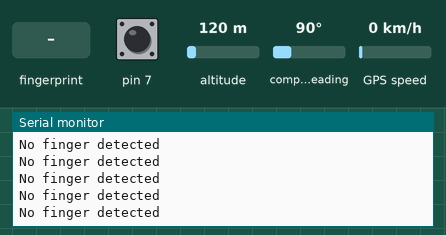
Bench run of a sketch on a simulated Arduino Uno, built with avr-gcc and run on an emulated ATmega328P. Shown: the last lines printed to the serial monitor. Inputs (shaded band) come from the test bench; at power-on: pin 7 HIGH, altitude 120 m, compass heading 90°, GPS speed 0 km/h. The GPS gets a fix after 3 s at 37.7749, -122.4194 with 8 satellites; the modem accepts every AT command (registered, SIM ready, sends succeed) and sends nothing else.

Above: at 1.3 s.
1.4 s: finger stored as number 1 placed on the sensor
At 2.7 s:
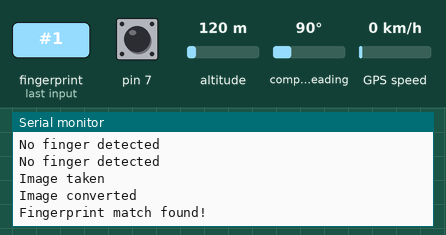
At 4.8 s:
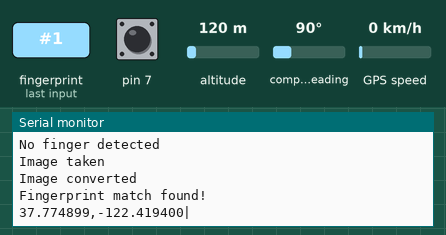

The sketch:

TRANSMITTER.ino
```cpp
#include <SoftwareSerial.h>
#include <AltSoftSerial.h>
#include <TinyGPSPlus.h>
#include <Adafruit_Fingerprint.h>

#define L_RX 4
#define L_TX 5
SoftwareSerial LoRaSerial(L_RX, L_TX); // RX, TX for LoRa

// Note: For AltSoftSerial, specific pins are used by the library:
// On many Arduino boards (Uno, Nano, Mega), it uses pins 8 (RX) and 9 (TX)
AltSoftSerial gpsSerial; // RX, TX for NEO6M GPS Module on pins 8 and 9

#define FINGERPRINT_RX 2
#define FINGERPRINT_TX 3
SoftwareSerial mySerial(FINGERPRINT_RX, FINGERPRINT_TX); // RX, TX for fingerprint sensor

TinyGPSPlus gps;
#define BAUDRATE 9600

Adafruit_Fingerprint finger = Adafruit_Fingerprint(&mySerial);
bool fingerprintMatched = false;

void setup() {
  Serial.begin(BAUDRATE); // USB Serial
  while (!Serial); // Wait for serial port to connect
  delay(100);

  LoRaSerial.begin(BAUDRATE); // LoRa Software Serial
  gpsSerial.begin(9600); // NEO6M GPS Module with AltSoftSerial
  mySerial.begin(57600); // Fingerprint Sensor Software Serial

  // Check if reset button is pressed on startup
  if (digitalRead(7) == LOW) {
    resetFingerprintSensor(); // Reset fingerprint sensor
  }

  if (finger.verifyPassword()) {
    Serial.println("Found fingerprint sensor!");
  } else {
    Serial.println("Did not find fingerprint sensor :(");
    while (1) { delay(1); } // Halt the program if the sensor is not found
  }
}

void loop() {
  // Check for fingerprint
  if (!fingerprintMatched) {
    getFingerprintID();
    delay(50); // Delay between fingerprint scans
  } else {
    // Read GPS data
    while (gpsSerial.available() > 0) {
      if (gps.encode(gpsSerial.read())) {
        displayInfo();
      }
    }

    if (millis() > 5000 && gps.charsProcessed() < 10) {
      Serial.println(F("No GPS detected: check wiring."));
      while (true);
    }
  }
}

void displayInfo() {
  if (gps.location.isValid()) {
    String data = String(gps.location.lat(), 6) + "," + String(gps.location.lng(), 6) + "|";
    sendLoraData(data, 2);
    Serial.println(data);
    Serial.flush();
    delay(3000);
  }
}

void sendLoraData(String data, int address) {
  String myString = "AT+SEND=" + String(address) + "," + String(data.length()) + "," + data + "\r\n";
  char* buf = (char*) malloc(sizeof(char) * (myString.length() + 1));
  myString.toCharArray(buf, myString.length() + 1);
  LoRaSerial.write(buf);
  free(buf);
}

uint8_t getFingerprintID() {
  uint8_t p = finger.getImage();
  switch (p) {
    case FINGERPRINT_OK:
      Serial.println("Image taken");
      break;
    case FINGERPRINT_NOFINGER:
      Serial.println("No finger detected");
      return p;
    case FINGERPRINT_PACKETRECIEVEERR:
      Serial.println("Communication error");
      return p;
    case FINGERPRINT_IMAGEFAIL:
      Serial.println("Imaging error");
      return p;
    default:
      Serial.println("Unknown error");
      return p;
  }

  // Image taken successfully, proceed with fingerprint matching and identification
  p = finger.image2Tz();
  // Check for errors during image conversion
  switch (p) {
    case FINGERPRINT_OK:
      Serial.println("Image converted");
      break;
    case FINGERPRINT_IMAGEMESS:
      Serial.println("Image too messy");
      return p;
    case FINGERPRINT_PACKETRECIEVEERR:
      Serial.println("Communication error");
      return p;
    case FINGERPRINT_FEATUREFAIL:
      Serial.println("Could not find fingerprint features");
      return p;
    case FINGERPRINT_INVALIDIMAGE:
      Serial.println("Invalid fingerprint image");
      return p;
    default:
      Serial.println("Unknown error");
      return p;
  }

  // Image conversion successful, search for a matching fingerprint
  p = finger.fingerSearch();
  // Handle different search results
  if (p == FINGERPRINT_OK) {
    Serial.println("Fingerprint match found!");
    fingerprintMatched = true;
    // Here you can add code to send authentication signal or data over LoRa
  } else if (p == FINGERPRINT_PACKETRECIEVEERR) {
    Serial.println("Communication error");
  } else if (p == FINGERPRINT_NOTFOUND) {
    Serial.println("Fingerprint not found");
  } else {
    Serial.println("Unknown error");
  }

  return p;
}

void resetFingerprintSensor() {
  finger.begin(57600); // Restart the fingerprint sensor
  fingerprintMatched = false; // Reset fingerprint match status
  Serial.println("Fingerprint sensor reset successfully");
}
```

Measured:
- after the input at 1.4 s, the serial monitor: prints a new line after 0.08 s (image 1)
